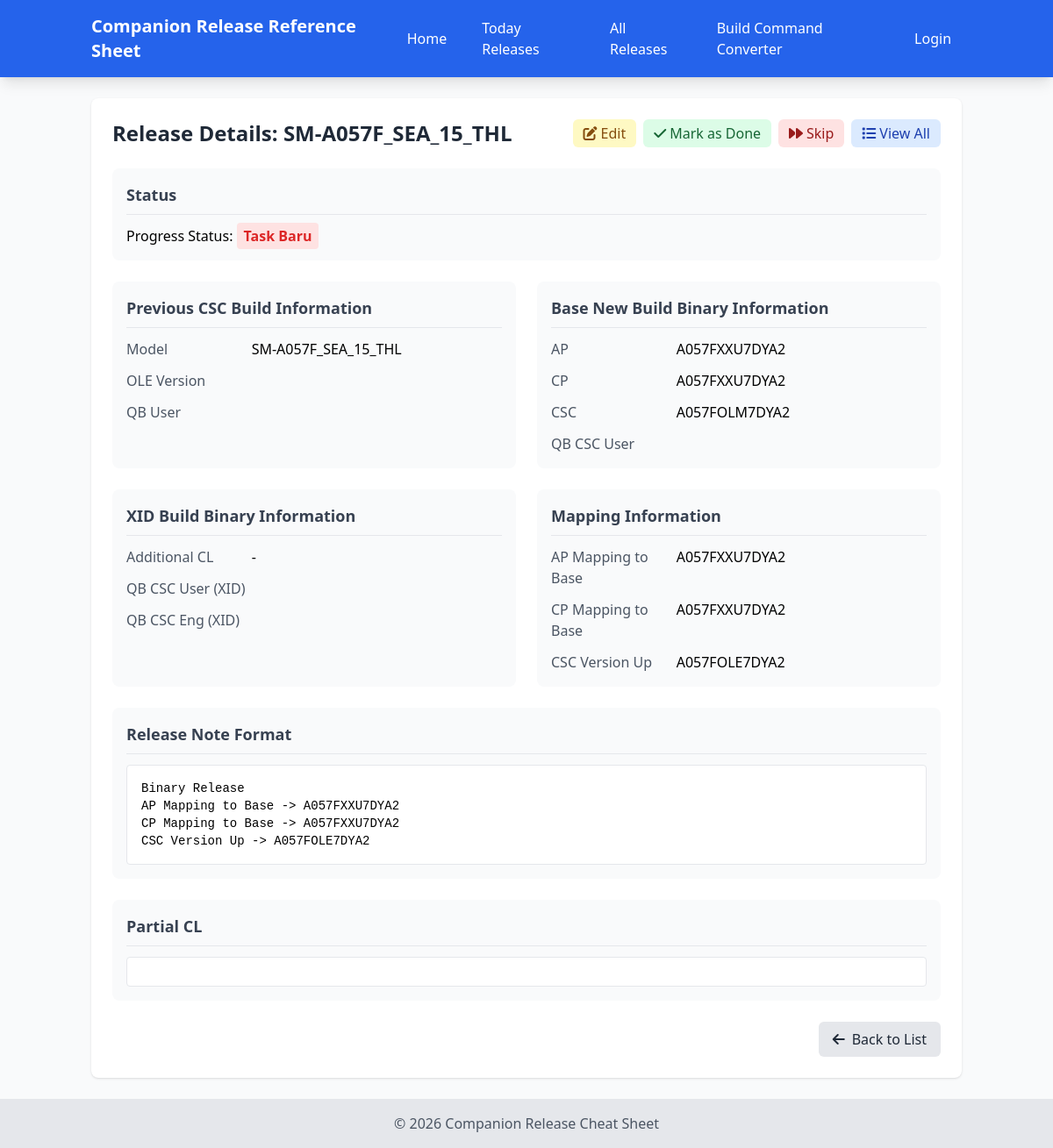
Screenshot of /view.php?id=2 with the database file from the repository.
### tables this page shows
CREATE TABLE `release_cheatsheets` (
  `id` int(11) NOT NULL,
  `model` varchar(50) NOT NULL,
  `ole_version` varchar(50) NOT NULL,
  `qb_user` varchar(50) NOT NULL,
  `oxm_olm_new_version` varchar(100) NOT NULL,
  `ap` varchar(50) NOT NULL,
  `cp` varchar(50) NOT NULL,
  `csc` varchar(50) NOT NULL,
  `qb_csc_user` varchar(50) NOT NULL,
  `additional_cl` varchar(50) DEFAULT '-',
  `new_build_xid` varchar(100) NOT NULL,
  `qb_csc_user_xid` varchar(50) NOT NULL,
  `qb_csc_eng` varchar(50) NOT NULL,
  `release_note_format` text NOT NULL,
  `ap_mapping` varchar(100) NOT NULL,
  `cp_mapping` varchar(100) NOT NULL,
  `csc_version_up` varchar(100) NOT NULL,
  `created_at` timestamp NOT NULL DEFAULT current_timestamp(),
  `updated_at` timestamp NOT NULL DEFAULT current_timestamp() ON UPDATE current_timestamp(),
  `status` varchar(100) NOT NULL,
  `pic` varchar(100) NOT NULL
);

### includes/functions.php (called while the page is built, shortened)
<?php
require_once __DIR__ . '/../config/database.php';
function getReleaseById($id) {
    global $pdo;
    $stmt = $pdo->prepare("SELECT * FROM release_cheatsheets WHERE id = ?");
    $stmt->execute([$id]);
    return $stmt->fetch(PDO::FETCH_ASSOC);
}
?>

### view.php (the view, shortened to what this page needs)
<?php
require_once __DIR__ . '/includes/functions.php';
require_once __DIR__ . '/includes/header.php';
$id = $_GET['id'] ?? null;
$release = getReleaseById($id);
if ($release['status'] === 'new' || empty($release['status'])) {
    $release = getReleaseById($id);
}
?>
<div class="bg-white shadow rounded-lg p-6">
    <div class="flex justify-between items-center mb-6">
        <h1 class="text-2xl font-bold text-gray-800">Release Details: <?php echo htmlspecialchars($release['model']); ?></h1>
        <div class="flex space-x-2">
            <a href="edit.php?id=<?php echo $release['id']; ?>" class="bg-yellow-100 hover:bg-yellow-200 text-yellow-800 px-3 py-1 rounded-md">
                <i class="fas fa-edit mr-1"></i>Edit
            </a>
            <?php if ($release['status'] !== 'done' && $release['status'] !== 'skipped'):  ?>
                <form action="update_status.php" method="POST" id="markDoneForm">
                    <button type="submit" class="bg-green-100 hover:bg-green-200 text-green-800 px-3 py-1 rounded-md">
                        <i class="fas fa-check mr-1"></i>Mark as Done
                    </button>
                </form>
                <form action="update_status.php" method="POST" id="skipForm">
                    <button type="submit" class="bg-red-100 hover:bg-red-200 text-red-800 px-3 py-1 rounded-md">
                        <i class="fas fa-forward mr-1"></i>Skip
                    </button>
                </form>
            <?php endif; ?>
            <a href="today.php" class="bg-blue-100 hover:bg-blue-200 text-blue-800 px-3 py-1 rounded-md">
                <i class="fas fa-list mr-1"></i>View All
            </a>
        </div>
    </div>
    <div class="bg-gray-50 p-4 rounded-lg mb-6">
        <h2 class="text-lg font-semibold text-gray-700 mb-3 border-b pb-2">Status</h2>
        <div>
            <span class="font-medium">Progress Status: </span>
            <?php if ($release['status'] === 'done'): ?>
                <span class="text-green-600 font-normal">Done</span>
            <?php elseif ($release['status'] === 'in_progress'): ?>
                <span class="text-yellow-600 font-normal">In Progress</span>
            <?php elseif ($release['status'] === 'skipped'): ?>
                <span class="text-red-600 font-normal">Skipped</span>
            <?php else: ?>
                <span class="text-red-600 font-bold bg-red-100 px-2 py-1 rounded">Task Baru</span>
            <?php endif; ?>
        </div>
    </div>
    <div class="grid grid-cols-1 md:grid-cols-2 gap-6 mb-6">
        <div class="bg-gray-50 p-4 rounded-lg">
            <h2 class="text-lg font-semibold text-gray-700 mb-3 border-b pb-2">Previous CSC Build Information</h2>
            <div class="space-y-3">
                <div class="grid grid-cols-3">
                    <span class="text-gray-600 font-medium">Model</span>
                    <span class="col-span-2 relative copyable cursor-pointer" data-tooltip="Click to copy"><?php echo htmlspecialchars($release['model']); ?></span>
                </div>
                <div class="grid grid-cols-3">
                    <span class="text-gray-600 font-medium">OLE Version</span>
                    <span class="col-span-2 relative copyable cursor-pointer" data-tooltip="Click to copy"><?php echo htmlspecialchars($release['ole_version']); ?></span>
                </div>
                <div class="grid grid-cols-3">
                    <span class="text-gray-600 font-medium">QB User</span>
                    <span class="col-span-2 relative copyable cursor-pointer" data-tooltip="Click to copy"><?php echo htmlspecialchars($release['qb_user']); ?></span>
                </div>
            </div>
        </div>
        <div class="bg-gray-50 p-4 rounded-lg">
            <h2 class="text-lg font-semibold text-gray-700 mb-3 border-b pb-2">Base New Build Binary Information</h2>
            <div class="space-y-3">
                <div class="grid grid-cols-3">
                    <span class="text-gray-600 font-medium">AP</span>
                    <span class="col-span-2 relative copyable cursor-pointer" data-tooltip="Click to copy"><?php echo htmlspecialchars($release['ap']); ?></span>
                </div>
                <div class="grid grid-cols-3">
                    <span class="text-gray-600 font-medium">CP</span>
                    <span class="col-span-2 relative copyable cursor-pointer" data-tooltip="Click to copy"><?php echo htmlspecialchars($release['cp']); ?></span>
                </div>
                <div class="grid grid-cols-3">
                    <span class="text-gray-600 font-medium">CSC</span>
                    <span class="col-span-2 relative copyable cursor-pointer" data-tooltip="Click to copy"><?php echo htmlspecialchars($release['csc']); ?></span>
                </div>
                <div class="grid grid-cols-3">
                    <span class="text-gray-600 font-medium">QB CSC User</span>
                    <span class="col-span-2 relative copyable cursor-pointer" data-tooltip="Click to copy"><?php echo htmlspecialchars($release['qb_csc_user']); ?></span>
                </div>
            </div>
        </div>
    </div>
    <div class="grid grid-cols-1 md:grid-cols-2 gap-6 mb-6">
        <div class="bg-gray-50 p-4 rounded-lg">
            <h2 class="text-lg font-semibold text-gray-700 mb-3 border-b pb-2">XID Build Binary Information</h2>
            <div class="space-y-3">
                <div class="grid grid-cols-3">
                    <span class="text-gray-600 font-medium">Additional CL</span>
                    <span class="col-span-2 relative copyable cursor-pointer" data-tooltip="Click to copy"><?php echo htmlspecialchars($release['additional_cl']); ?></span>
                </div>
                <div class="grid grid-cols-3">
                    <span class="text-gray-600 font-medium">QB CSC User (XID)</span>
                    <span class="col-span-2 relative copyable cursor-pointer" data-tooltip="Click to copy"><?php echo htmlspecialchars($release['qb_csc_user_xid']); ?></span>
                </div>
                <div class="grid grid-cols-3">
                    <span class="text-gray-600 font-medium">QB CSC Eng (XID)</span>
                    <span class="col-span-2 relative copyable cursor-pointer" data-tooltip="Click to copy"><?php echo htmlspecialchars($release['qb_csc_eng']); ?></span>
                </div>
            </div>
        </div>
        <div class="bg-gray-50 p-4 rounded-lg">
            <h2 class="text-lg font-semibold text-gray-700 mb-3 border-b pb-2">Mapping Information</h2>
            <div class="space-y-3">
                <div class="grid grid-cols-3">
                    <span class="text-gray-600 font-medium">AP Mapping to Base</span>
                    <span class="col-span-2 relative copyable cursor-pointer" data-tooltip="Click to copy"><?php echo htmlspecialchars($release['ap_mapping']); ?></span>
                </div>
                <div class="grid grid-cols-3">
                    <span class="text-gray-600 font-medium">CP Mapping to Base</span>
                    <span class="col-span-2 relative copyable cursor-pointer" data-tooltip="Click to copy"><?php echo htmlspecialchars($release['cp_mapping']); ?></span>
                </div>
                <div class="grid grid-cols-3">
                    <span class="text-gray-600 font-medium">CSC Version Up</span>
                    <span class="col-span-2 relative copyable cursor-pointer" data-tooltip="Click to copy"><?php echo htmlspecialchars($release['csc_version_up']); ?></span>
                </div>
            </div>
        </div>
    </div>
    <div class="bg-gray-50 p-4 rounded-lg mb-6">
        <h2 class="text-lg font-semibold text-gray-700 mb-3 border-b pb-2">Release Note Format</h2>
        <div class="bg-white p-4 rounded border border-gray-200">
            <pre class="whitespace-pre-wrap font-mono text-sm relative copyable cursor-pointer break-all" data-tooltip="Click to copy"><?php echo htmlspecialchars($release['release_note_format']); ?></pre>
        </div>
    </div>
    <div class="bg-gray-50 p-4 rounded-lg mb-6">
        <h2 class="text-lg font-semibold text-gray-700 mb-3 border-b pb-2">Partial CL</h2>
        <div class="bg-white p-4 rounded border border-gray-200">
        </div>
    </div>
    <div class="flex justify-end">
        <a href="today.php" class="bg-gray-200 hover:bg-gray-300 text-gray-800 px-4 py-2 rounded-md">
            <i class="fas fa-arrow-left mr-2"></i>Back to List
        </a>
    </div>
</div>
<?php require_once __DIR__ . '/includes/footer.php'; ?>

### includes/header.php (style rules this page uses)
html, body { height: 100%; }
body { display: flex; flex-direction: column; }

### rows the page displays
release_cheatsheets: model "SM-A057F_SEA_15_THL", ap "A057FXXU7DYA2", cp "A057FXXU7DYA2", csc "A057FOLM7DYA2", additional_cl "-", ap_mapping "A057FXXU7DYA2", cp_mapping "A057FXXU7DYA2", csc_version_up "A057FOLE7DYA2", release_note_format "Binary Release AP Mapping to Base -> A057FXXU7DYA2 CP Mapping to Base -> A057FXXU7DYA2 CSC Version Up -> A057FOLE7DYA2"
